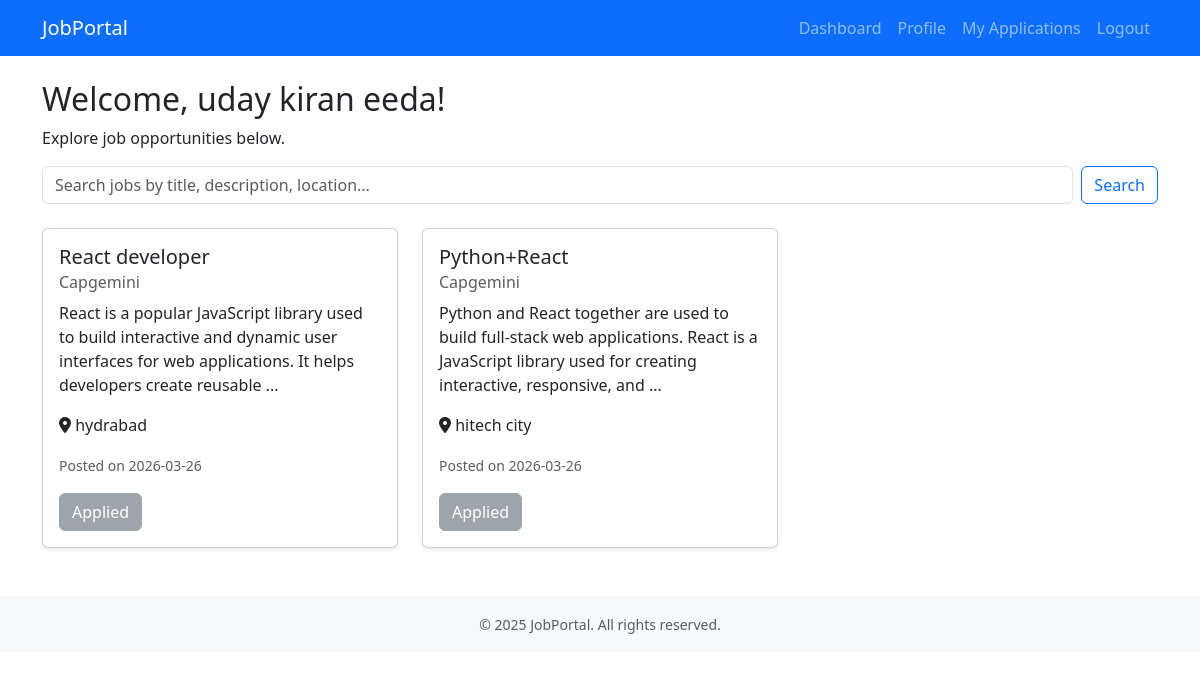
The app's page /candidate/dashboard (signed in) with its own data.
### app.py (models this page shows)
class Candidate(db.Model):
    id = db.Column(db.Integer, primary_key=True)
    user_id = db.Column(db.Integer, db.ForeignKey('user.id'), unique=True)
    full_name = db.Column(db.String(100), nullable=False)
    phone = db.Column(db.String(20))
    skills = db.Column(db.Text)
    resume_filename = db.Column(db.String(200))
    created_at = db.Column(db.DateTime, default=datetime.utcnow)
    applications = db.relationship('Application', backref='candidate', lazy=True)

class Job(db.Model):
    id = db.Column(db.Integer, primary_key=True)
    title = db.Column(db.String(100), nullable=False)
    description = db.Column(db.Text, nullable=False)
    location = db.Column(db.String(100))
    posted_date = db.Column(db.DateTime, default=datetime.utcnow)
    recruiter_id = db.Column(db.Integer, db.ForeignKey('recruiter.id'))
    applications = db.relationship('Application', backref='job', lazy=True)

class Recruiter(db.Model):
    id = db.Column(db.Integer, primary_key=True)
    user_id = db.Column(db.Integer, db.ForeignKey('user.id'), unique=True)
    company_name = db.Column(db.String(100), nullable=False)
    company_description = db.Column(db.Text)
    created_at = db.Column(db.DateTime, default=datetime.utcnow)
    jobs = db.relationship('Job', backref='recruiter', lazy=True)

### app.py (the view)
@app.route('/candidate/dashboard')
@login_required
@role_required('candidate')
def candidate_dashboard():
    candidate = current_user.candidate
    jobs = Job.query.order_by(Job.posted_date.desc()).all()
    applied_job_ids = [app.job_id for app in candidate.applications]
    return render_template(
        'candidate_dashboard.html',
        candidate=candidate,
        jobs=jobs,
        applied_job_ids=applied_job_ids
    )

### app.py (called while the page is built)
def role_required(role):
    def decorator(f):
        @wraps(f)
        def decorated_function(*args, **kwargs):
            if not current_user.is_authenticated or current_user.role != role:
                flash('Access denied.', 'danger')
                return redirect(url_for('dashboard'))
            return f(*args, **kwargs)
        return decorated_function
    return decorator

@login_manager.user_loader
def load_user(user_id):
    return db.session.get(User, int(user_id))

### templates/candidate_dashboard.html
{% extends "base.html" %}
{% block content %}
<div class="row">
    <div class="col-12">
        <h2>Welcome, {{ candidate.full_name }}!</h2>
        <p>Explore job opportunities below.</p>
        <form class="d-flex mb-4" action="{{ url_for('search_jobs') }}" method="GET">
            <input class="form-control me-2" type="search" name="q"
                placeholder="Search jobs by title, description, location..." aria-label="Search">
            <button class="btn btn-outline-primary" type="submit">Search</button>
        </form>
        <div class="row">
            {% for job in jobs %}
            <div class="col-md-6 col-lg-4 mb-4">
                <div class="card h-100 shadow-sm">
                    <div class="card-body">
                        <h5 class="card-title">{{ job.title }}</h5>
                        <h6 class="card-subtitle mb-2 text-muted">{{ job.recruiter.company_name }}</h6>
                        <p class="card-text">{{ job.description[:150] }}{% if job.description|length > 150 %}...{% endif
                            %}</p>
                        <p class="card-text"><i class="fas fa-map-marker-alt"></i> {{ job.location or 'Remote' }}</p>
                        <p class="card-text"><small class="text-muted">Posted on {{ job.posted_date.strftime('%Y-%m-%d')
                                }}</small></p>
                        {% if job.id in applied_job_ids %}
                        <button class="btn btn-secondary" disabled>Applied</button>
                        {% else %}
                        <form method="POST" action="{{ url_for('apply_job', job_id=job.id) }}">
                            <button type="submit" class="btn btn-primary">Apply Now</button>
                        </form>
                        {% endif %}
                    </div>
                </div>
            </div>
            {% else %}
            <div class="col-12">
                <div class="alert alert-info">No jobs found. Check back later!</div>
            </div>
            {% endfor %}
        </div>
    </div>
</div>
{% endblock %}

### templates/base.html (shortened to what this page needs)
<!DOCTYPE html>
<html lang="en">
<head>
    <link href="https://cdn.jsdelivr.net/npm/bootstrap@5.3.0-alpha1/dist/css/bootstrap.min.css" rel="stylesheet">
    <link rel="stylesheet" href="https://cdnjs.cloudflare.com/ajax/libs/font-awesome/6.0.0-beta3/css/all.min.css">
    <link rel="stylesheet" href="{{ url_for('static', filename='css/style.css') }}">
</head>
<body>
    <nav class="navbar navbar-expand-lg navbar-dark bg-primary">
        <div class="container">
            <a class="navbar-brand" href="{{ url_for('index') }}">JobPortal</a>
            <div class="collapse navbar-collapse" id="navbarNav">
                <ul class="navbar-nav ms-auto">
                    {% if current_user.is_authenticated %}
                    <li class="nav-item">
                        <a class="nav-link" href="{{ url_for('dashboard') }}">Dashboard</a>
                    </li>
                    {% if current_user.role == 'candidate' %}
                    <li class="nav-item">
                        <a class="nav-link" href="{{ url_for('candidate_profile') }}">Profile</a>
                    </li>
                    <li class="nav-item">
                        <a class="nav-link" href="{{ url_for('candidate_applications') }}">My Applications</a>
                    </li>
                    {% endif %}
                    <li class="nav-item">
                        <a class="nav-link" href="{{ url_for('logout') }}">Logout</a>
                    </li>
                    {% endif %}
                </ul>
            </div>
        </div>
    </nav>
    <main class="container my-4">
        {% block content %}{% endblock %}
    </main>
    <footer class="bg-light text-center text-muted py-3 mt-4">
        <div class="container">
            <small>&copy; 2025 JobPortal. All rights reserved.</small>
        </div>
    </footer>
</body>
</html>

### records on screen
Candidate: full_name "uday kiran eeda"
Job: title "React developer", recruiter.company_name "Capgemini", description "React is a popular JavaScript library used to build interactive and dynamic user interfaces for web applications. It helps developers create reusable", location "hydrabad", posted_date "2026-03-26", shows "Applied"
Job: title "Python+React", recruiter.company_name "Capgemini", description "Python and React together are used to build full-stack web applications. React is a JavaScript library used for creating interactive, responsive, and", location "hitech city", posted_date "2026-03-26", shows "Applied"
